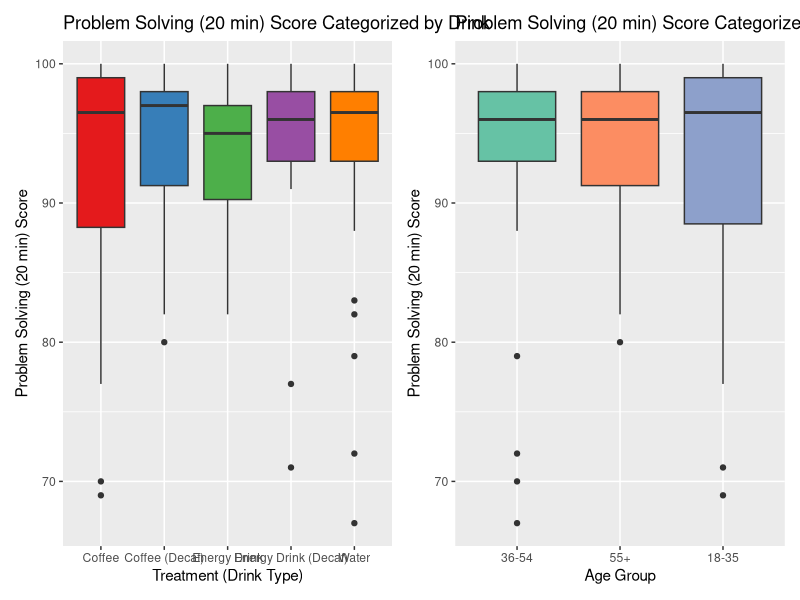

Write R code to recreate this figure.
## ---- chunk 1
#| echo: false
#| eval: true
#| warning: false
#| message: false
# Loading Data
library(tidyverse)
library(patchwork)
data <- read.csv("cleaned_data.csv")
attach(data)
## ---- chunk 2
#| echo: false
#| eval: true
#| warning: false
#| message: false
# By Treatment
tr <- ggplot(data, aes(x=treatment, y=score, fill = treatment)) + 
  geom_boxplot() +
  scale_x_discrete(labels = c("Coffee", "Coffee (Decaf)", "Energy Drink", 
                              "Energy Drink (Decaf)", "Water")) +
  scale_fill_brewer(palette = "Set1") + 
  labs(title = "Problem Solving (20 min) Score Categorized by Drink", 
       x="Treatment (Drink Type)", y="Problem Solving (20 min) Score") +
  theme(legend.position = "none")
  
# By Age
ag <- ggplot(data, aes(x=age_group, y=score, fill = age_group)) + 
  geom_boxplot() +
  scale_fill_brewer(palette = "Set2") + 
  scale_x_discrete(labels = c("36-54", "55+", "18-35")) + 
  labs(title = "Problem Solving (20 min) Score Categorized by Age Group", 
       x="Age Group", y="Problem Solving (20 min) Score") +
  theme(legend.position = "none")

(tr + ag) + plot_layout(widths = c(1,1))
